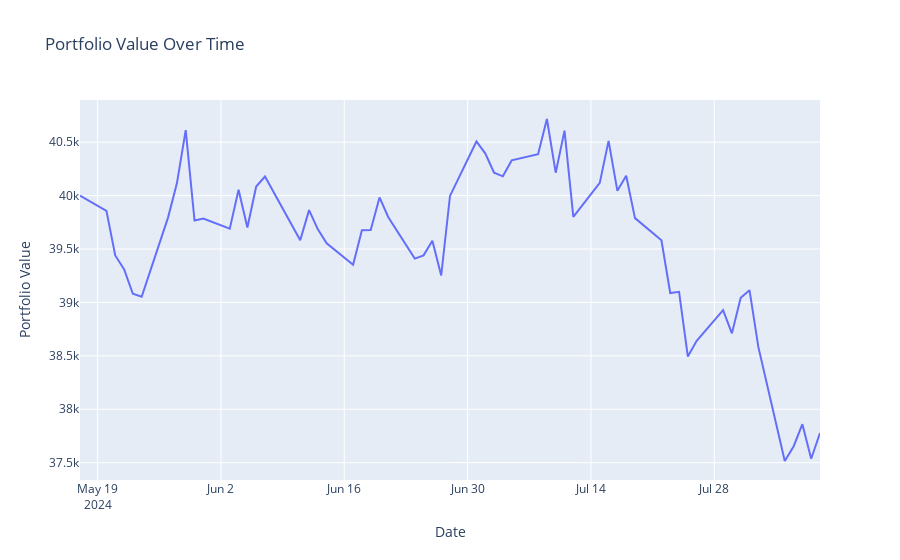

Write notebook code for a chart like this one.
### Code cell
# Interactive Plot for Portfolio Value
fig = go.Figure()
fig.add_trace(go.Scatter(x=dates, y=portfolio_values1, mode='lines', name='Portfolio Value'))
fig.update_layout(title='Portfolio Value Over Time', xaxis_title='Date', yaxis_title='Portfolio Value')
fig.show()
